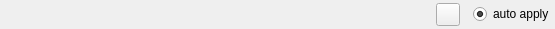
<ui version="4.0" >
 <author></author>
 <comment></comment>
 <exportmacro></exportmacro>
 <class>CheckItem</class>
 <widget class="QWidget" name="CheckItem" >
  <property name="geometry" >
   <rect>
    <x>0</x>
    <y>0</y>
    <width>555</width>
    <height>29</height>
   </rect>
  </property>
  <property name="baseSize" >
   <size>
    <width>100</width>
    <height>20</height>
   </size>
  </property>
  <property name="windowTitle" >
   <string>CheckItem</string>
  </property>
  <layout class="QHBoxLayout" >
   <property name="margin" >
    <number>1</number>
   </property>
   <property name="spacing" >
    <number>3</number>
   </property>
   <item>
    <widget class="QLabel" name="nameLabel" >
     <property name="sizePolicy" >
      <sizepolicy>
       <hsizetype>1</hsizetype>
       <vsizetype>5</vsizetype>
       <horstretch>0</horstretch>
       <verstretch>0</verstretch>
      </sizepolicy>
     </property>
     <property name="minimumSize" >
      <size>
       <width>160</width>
       <height>20</height>
      </size>
     </property>
     <property name="maximumSize" >
      <size>
       <width>240</width>
       <height>30</height>
      </size>
     </property>
     <property name="text" >
      <string/>
     </property>
    </widget>
   </item>
   <item>
    <spacer>
     <property name="orientation" >
      <enum>Qt::Horizontal</enum>
     </property>
     <property name="sizeType" >
      <enum>QSizePolicy::MinimumExpanding</enum>
     </property>
     <property name="sizeHint" >
      <size>
       <width>0</width>
       <height>0</height>
      </size>
     </property>
    </spacer>
   </item>
   <item>
    <layout class="QGridLayout" >
     <property name="margin" >
      <number>0</number>
     </property>
     <property name="spacing" >
      <number>6</number>
     </property>
    </layout>
   </item>
   <item>
    <widget class="QToolButton" name="tool" >
     <property name="text" >
      <string/>
     </property>
     <property name="icon" >
      <iconset resource="QtAutoGui.qrc" >:/icons/spanner.xbm</iconset>
     </property>
    </widget>
   </item>
   <item>
    <widget class="QLabel" name="labelOk" >
     <property name="text" >
      <string/>
     </property>
     <property name="pixmap" >
      <pixmap resource="QtAutoGui.qrc" >:/icons/tick.xbm</pixmap>
     </property>
    </widget>
   </item>
   <item>
    <widget class="QRadioButton" name="radioButton" >
     <property name="text" >
      <string>auto apply</string>
     </property>
     <property name="checked" >
      <bool>true</bool>
     </property>
    </widget>
   </item>
  </layout>
 </widget>
 <pixmapfunction></pixmapfunction>
 <resources>
  <include location="QtAutoGui.qrc" />
 </resources>
 <connections/>
</ui>
